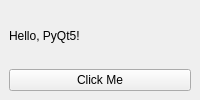
<?xml version="1.0" encoding="UTF-8"?>
<ui version="4.0">
 <class>MainWindow</class>
 <widget class="QMainWindow" name="MainWindow">
  <widget class="QWidget" name="centralwidget">
   <layout class="QVBoxLayout" name="verticalLayout">
    <item>
     <widget class="QLabel" name="label">
      <property name="text">
       <string>Hello, PyQt5!</string>
      </property>
     </widget>
    </item>
    <item>
     <widget class="QPushButton" name="button">
      <property name="text">
       <string>Click Me</string>
      </property>
     </widget>
    </item>
   </layout>
  </widget>
  <menuBar class="QMenuBar" name="menubar"/>
  <statusBar class="QStatusBar" name="statusbar"/>
 </widget>
 <resources/>
 <connections/>
</ui>
